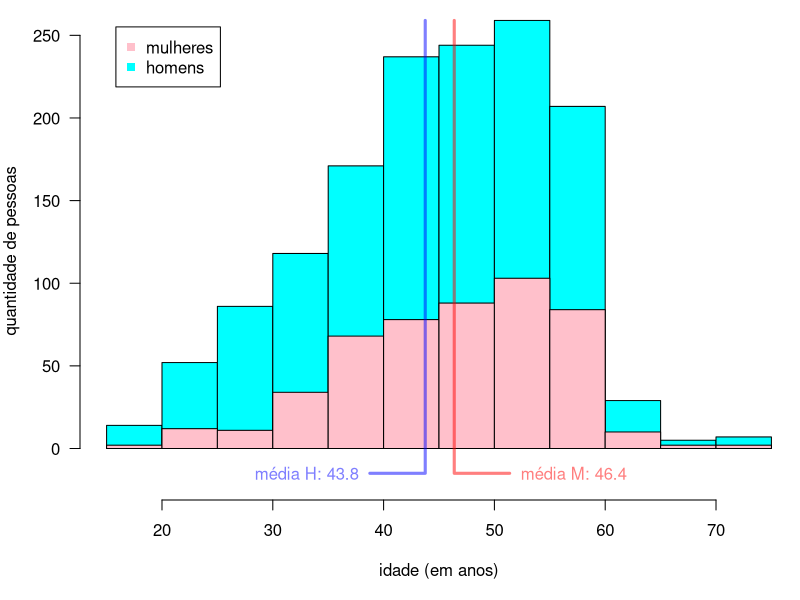

R code for this plot: (Note: this script raises an error after producing the figure.)
presos.raw <- read.csv ("presos.csv")
nrow (presos.raw)
table (presos.raw$genero)

presos <- subset (presos.raw, data.nascimento != "")
nrow (presos)

presos$data.nascimento <- as.Date (presos$data.nascimento)
presos$idade <- as.numeric (as.Date ("2023-01-08")
                            - presos$data.nascimento) / 365.25

nrow (subset (presos, idade < 18))
nrow (subset (presos, idade >= 80))

presos <- subset (presos, idade >= 18 & idade < 80)
nrow (presos)
table (presos$genero)

summary (presos$idade)

n <- nrow (presos)
length (which (presos$idade > 45 & presos$idade < 55)) / n
length (which (presos$idade > 40 & presos$idade < 60)) / n

(mean.df <- aggregate (presos, idade ~ genero, mean))
mean.f <- mean.df$idade [1]
mean.m <- mean.df$idade [2]
aggregate (presos, idade ~ genero, median)
t.test (idade ~ genero, presos)

h <- hist (presos$idade, plot = FALSE)
max.count <- max (h$counts)

png (file = "histograma-idades.png", height = 640, width = 640, pointsize = 24)
par (mar = c (5, 4, 0.1, 0.1))
plot (h, col = "cyan", las = 1, ylim = c (-20, max.count),
      xlab = "idade (em anos)", ylab = "quantidade de pessoas", main = "")
hist (subset(presos, genero == "F")$idade, col = "pink", breaks = h$breaks,
      add = TRUE)
lines (mean.f + c (5, 0, 0), c (-15, -15, max.count), col = "#ff000080",
       lwd = 3)
text (mean.f + 6, -15, adj = c (0, 0.5), col = "#ff000080",
      label = sprintf ("média M: %.1f", mean.f))
lines (mean.m + c (-5, 0, 0), c (-15, -15, max.count), col = "#0000ff80",
       lwd = 3)
text (mean.m - 6, -15, adj = c (1, 0.5), col = "#0000ff80",
      label = sprintf ("média H: %.1f", mean.m))
legend ("topleft", legend = c("mulheres", "homens"), pch = 15,
        col = c("pink", "cyan"), inset = 0.05)
dev.off ()

election <- read.csv ("eleicao-2022.csv")
population <- read.csv ("populacao-2022.csv")
election$count <- election$count.pop <- NA
for (i in names(uf.count)) {
    idx <- which (election$uf == i)
    election$count [idx] <- uf.count [i]
    election$count.pop [idx] <- 1e6 * (uf.count [i]
        / population$populacao [which (population$uf == i)])
}

uf.count <- sort (table (presos$uf), decreasing = TRUE)
uf.count <- uf.count [which (names (uf.count) != "")]
cat ("\n|estado|número de pessoas presas|porcentagem do total|presos/população|\n|-|-|-|-|\n")
s <- sum (uf.count)
for (i in names (uf.count))
    cat (sprintf ("|%s|%s|%.1f%%|%.2f|\n", i, uf.count [i],
                  100 * (uf.count [i] / s),
                  election$count.pop [which (election$uf == i)]))

election <- subset (election, count > 5)
cor.test (election$votos.bolsonaro, log (election$count.pop))

png (file = "votos-bolsonaro-numero-presos.png", height = 640, width = 640,
     pointsize = 24)
par (mar = c (5, 4, 0.1, 0.1))
plot (election$votos.bolsonaro, election$count.pop,
      log = "y", type = "n", las = 1, bty = "n",
      xlab = "% de votos em Bolsonaro 2º turno 2022",
      ylab = "número de presos por milhão de habitantes")
text (election$votos.bolsonaro, election$count.pop, labels = election$uf)
fm <- lm (log (count.pop) ~ votos.bolsonaro, election)
x.pred <- seq (min (election$votos.bolsonaro), max (election$votos.bolsonaro),
               by = 0.1)
lines (x.pred, exp (predict (fm,
                             newdata = data.frame (votos.bolsonaro = x.pred))),
       lwd = 5, col = "#ff000080")
dev.off ()
